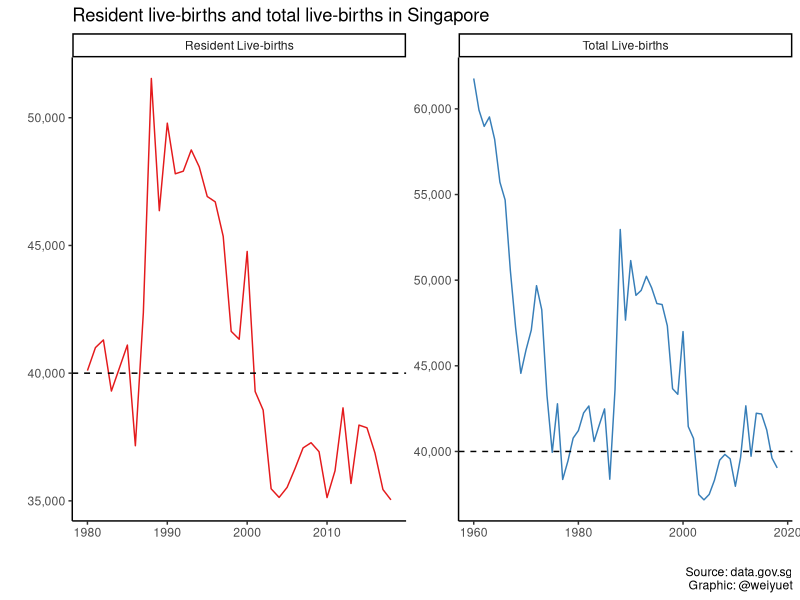
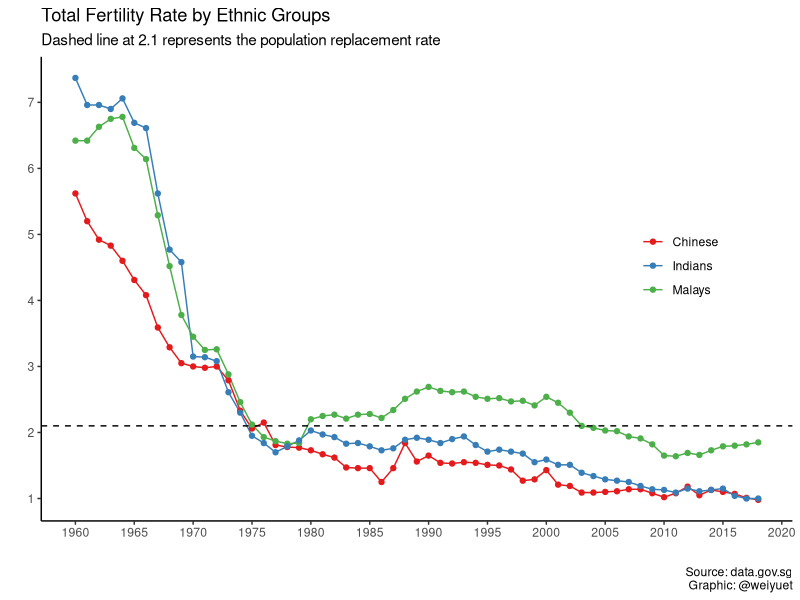
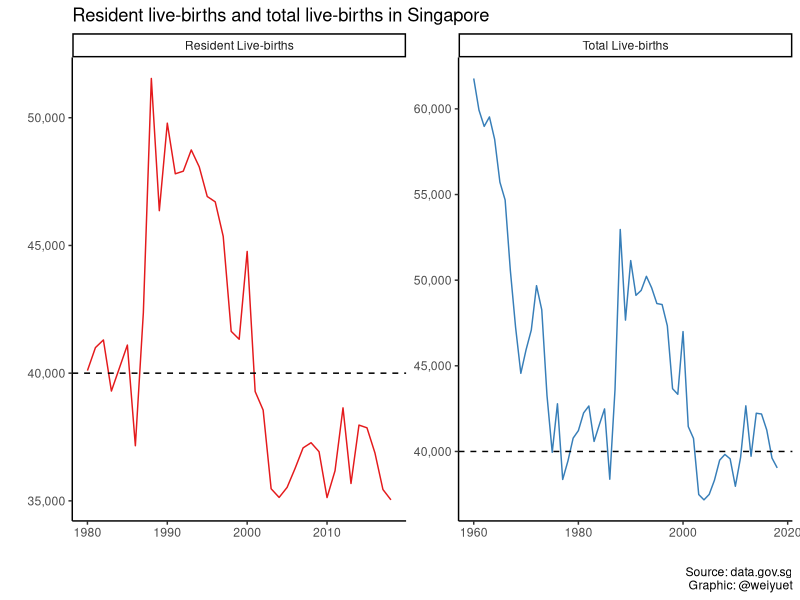
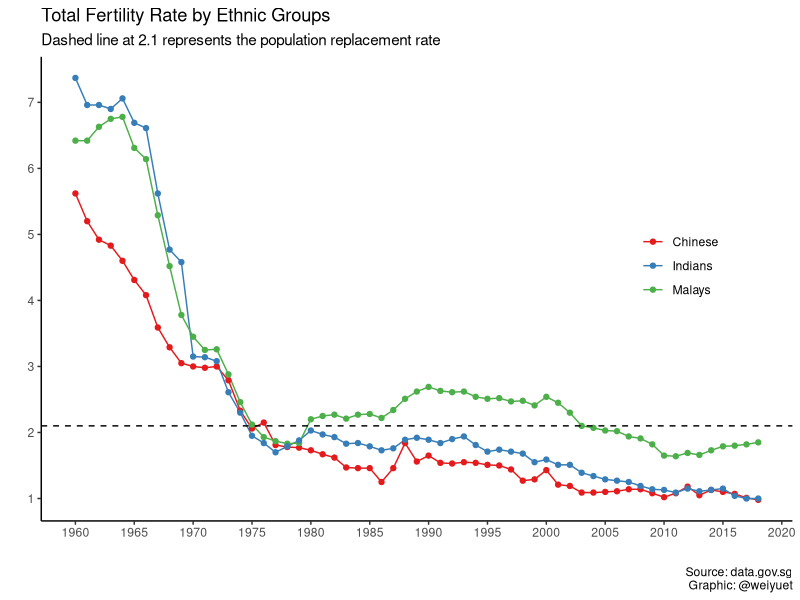

Here is the R script that generated these plots, in order:
#Loading libraries
library(tidyverse)
library(scales)

# Loading live-births data
live_births <- read_csv("data/births-and-fertility-annual/live-births.csv")

# Data wrangling
live_births$value <- as.double(as.character(live_births$value))

# Plotting number of live-births
live_births %>% 
  drop_na() %>% 
  ggplot(aes(x = year, y = value, colour = level_1)) +
  geom_line() +
  geom_hline(yintercept = 40000, linetype = 2, size = 0.5) +
  facet_wrap(~level_1, scales = "free") +
  scale_y_continuous(labels = label_number(big.mark = ",")) +
  theme_classic() +
  theme(legend.position = "none") +
  scale_colour_brewer(type = "qual", palette = 6) +
  labs(x = "", y = "",
       title = "Resident live-births and total live-births in Singapore",
       caption = "Source: data.gov.sg\nGraphic: @weiyuet")

ggsave("figures/resident-and-total-live-births.png", width = 8, height = 6)

# Loading total fertility rate by ethnic group data
total_fertility_rate_by_ethnic_group <- read_csv("data/births-and-fertility-annual/total-fertility-rate-by-ethnic-group.csv")

total_fertility_rate_by_ethnic_group %>% 
  ggplot(aes(x = year, y = value, colour = level_2)) +
  geom_line() +
  geom_point() +
  geom_hline(yintercept = 2.1, linetype = 2, size = 0.5) +
  theme_classic() +
  theme(legend.title = element_blank(),
        legend.position = c(0.85, 0.55)) +
  scale_colour_brewer(type = "qual", palette = 6) +
  scale_x_continuous(breaks = seq(1960, 2020, 5)) +
  scale_y_continuous(breaks = seq(0, 8, 1)) +
  labs(x = "", y ="",
       title = "Total Fertility Rate by Ethnic Groups",
       subtitle = "Dashed line at 2.1 represents the population replacement rate",
       caption = "Source: data.gov.sg\nGraphic: @weiyuet")

ggsave("figures/fertility-rate-ethnic-groups.png", width = 8, height = 6)
